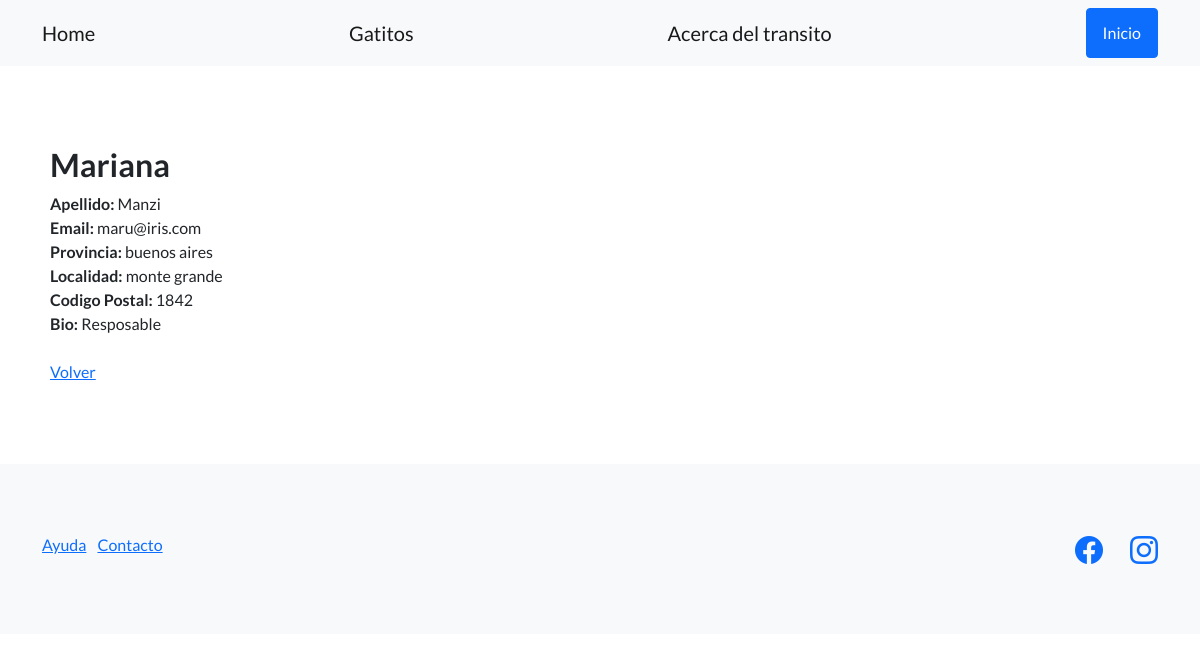
The app's page /Portfolio/transitos/1/, older data.
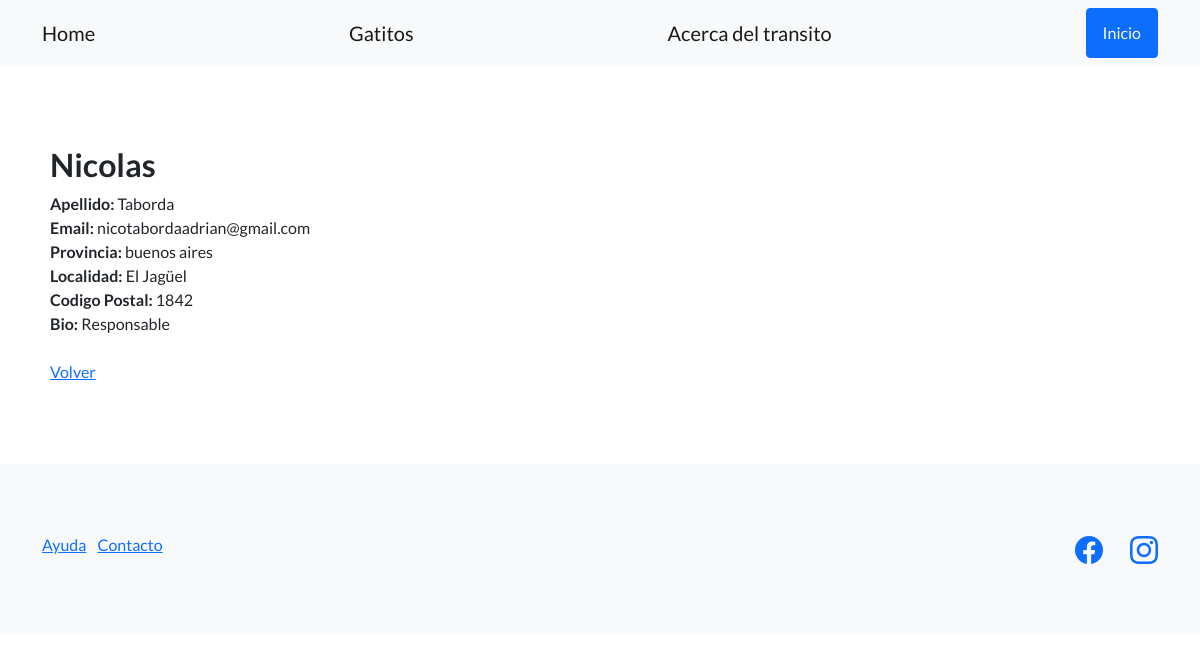
The same page, newer data.
### Portfolio/models.py (models this page shows, shortened)
class transito(models.Model):
    nombre = models.CharField(max_length=256)
    apellido = models.CharField(max_length=256)
    email = models.EmailField()
    provincia = models.CharField(max_length=256)
    localidad = models.CharField(max_length=256)
    codigo_postal = models.IntegerField()
    posecion = models.BooleanField()
    bio = models.TextField(null=True)

### Portfolio/views.py (the view)
# urls.py: path('transitos/<int:id>/', ver_transito, name="ver_transitos"),
def ver_transito(request,id):
    transitos=transito.objects.get(id=id)
    contexto = {
        'transitos': transitos
    }
    return render(
        request=request,
        template_name='Portfolio/detalle_transito.html',
        context=contexto,
    )

### Portfolio/Templates/Portfolio/detalle_transito.html (shortened to what this page needs)
{% extends "Portfolio/Base.html" %}
{% block contenido %}
<h2>{{ transitos.nombre }}</h2>
<span><b>Apellido:</b>  {{ transitos.apellido }}</span>
<br>
<span><b>Email:</b>  {{ transitos.email }}</span>
<br>
<span><b>Provincia:</b>  {{ transitos.provincia }}</span>
<br>
<span><b>Localidad:</b>  {{ transitos.localidad }}</span>
<br>
<span><b>Codigo Postal:</b>  {{ transitos.codigo_postal }}</span>
<br>
<span><b>Bio:</b>  {{ transitos.bio }}</span>
<br>
<br>
<a href="{%url "listar_transitos" %}">Volver</a>
{% endblock contenido %}

Row changes from the older to the newer data that the page shows:
changed transito "buenos aires": nombre "Mariana" → "Nicolas"; apellido "Manzi" → "Taborda"; email "maru@iris.com" → "nicotabordaadrian@gmail.com"; localidad "monte grande" → "El Jagüel"; bio "Resposable" → "Responsable"
